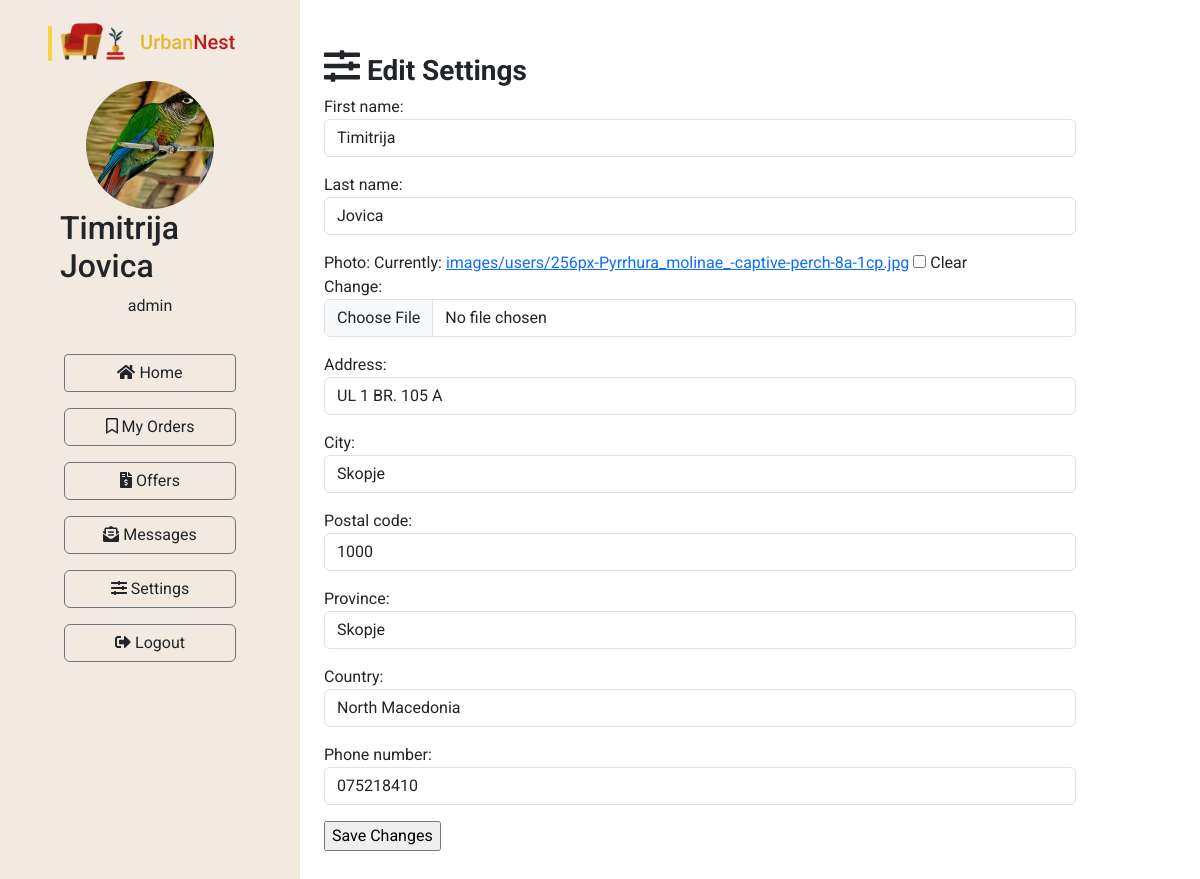
The app's page /edit_settings/ (signed in), older data.
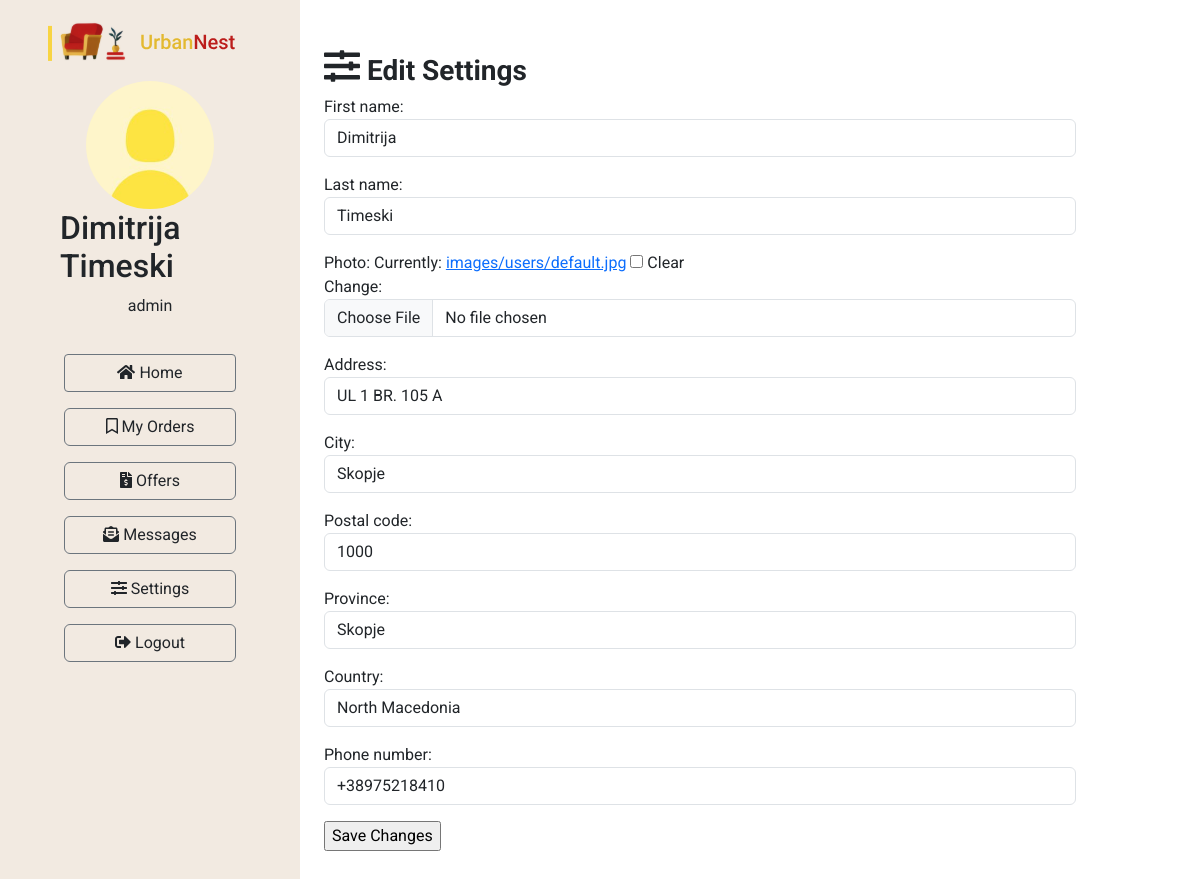
The same page, newer data.
### Furniture/models.py (models this page shows, shortened)
class UrbanNestUser(models.Model):
    user = models.OneToOneField(User, on_delete=models.CASCADE)
    first_name = models.CharField(max_length=100)
    last_name = models.CharField(max_length=100)
    photo = models.ImageField(upload_to='images/users', null=True, blank=True)
    address = models.CharField(max_length=200)
    city = models.CharField(max_length=100)
    postal_code = models.CharField(max_length=100)
    province = models.CharField(max_length=100)
    country = CountryField()
    phone_number = models.CharField(max_length=15)
    shopping_cart = models.ForeignKey('ShoppingCart', on_delete=models.CASCADE, null=True, blank=True)

### Furniture/views.py (the view)
# urls.py: path('edit_settings/', edit_settings, name='edit_settings'),
@login_required
def edit_settings(request):
    user_settings = UrbanNestUser.objects.get(user=request.user)
    if request.method == 'POST':
        form = UrbanNestUserForm(request.POST, request.FILES, instance=user_settings)
        if form.is_valid():
            form = form.save(commit=False)
            if not request.FILES:
                form.photo = 'images/users/default.jpg'
            form.save()
            return redirect(dashboard_home)
    else:
        form = UrbanNestUserForm(instance=user_settings)
    user = UrbanNestUser.objects.get(user=request.user)
    context = {'form': form, 'user': user}
    return render(request, 'registration/edit_settings.html', context=context)

### Furniture/forms.py
class UrbanNestUserForm(forms.ModelForm):
    def __init__(self, *args, **kwargs):
        super(UrbanNestUserForm, self).__init__(*args, **kwargs)
        for field in self.visible_fields():
            field.field.widget.attrs['class'] = 'form-control'
    class Meta:
        model = UrbanNestUser
        fields = (
            "first_name",
            "last_name",
            "photo",
            "address",
            "city",
            "postal_code",
            "province",
            "country",
            "phone_number",
        )

### Furniture/templates/registration/edit_settings.html (shortened to what this page needs)
{% extends "dashboard/base-dashboard.html" %}
{% block content %}
<div class="container py-5">
    <h3><strong><i
            class='fas fa-sliders-h' style='font-size:36px'></i> Edit Settings</strong></h3>
    <form method="post" enctype="multipart/form-data">
        {{ form.as_p }}
        <input type="submit" value="Save Changes">
    </form>
</div>
{% endblock %}

### Furniture/templates/dashboard/base-dashboard.html (shortened to what this page needs)
<!DOCTYPE html>
<html lang="en">
<head>
    <link rel="stylesheet" href="https://cdn.jsdelivr.net/npm/bootstrap@5.3.0/dist/css/bootstrap.min.css">
    <link rel="stylesheet"
          href="https://cdn.jsdelivr.net/npm/@fortawesome/fontawesome-free@6.2.1/css/fontawesome.min.css"
>
</head>
<body>
<div style="min-height: 100vh;">
    <div class="row d-flex align-items-stretch p-0 m-0">
        <div class="py-3 px-5 col-md-3" style="background: #F2EAE1; min-height: 100vh;">
            <a href="{% url 'index' %}">
                <div>
                </div>
            </a>
            <div class="pt-3 container d-flex flex-column align-items-center justify-content-center mb-1">
                {% if user.photo %}
                <img src="{{ MEDIA_URL }}{{ user.photo.url }}" alt="" class="rounded-circle"
                     style="width: 128px; height: 128px;">
                {% endif %}
                <h2>{{ user.first_name }} {{ user.last_name }}</h2>
                <p>{{ user.user.username }}</p>
            </div>
            <div class="d-flex flex-column justify-content-center px-3 gap-3 py-3">
                <a href="{% url 'dashboard_home' %}" class="text-decoration-none text-reset btn btn-outline-secondary"
                   style="border-radius: 4px;"><i class="fas fa-home"></i> Home</a>
                <a href="{% url 'my_orders' %}" class="text-decoration-none text-reset btn btn-outline-secondary"><i
                        class='far fa-bookmark'></i> My
                    Orders</a>
                <a href="{% url 'offers' %}" class="text-decoration-none text-reset btn btn-outline-secondary"><i
                        class='fas fa-file-invoice-dollar'></i> Offers</a>
                <a href="{% url 'dashboard_messages' %}"
                   class="text-decoration-none text-reset btn btn-outline-secondary"><i
                        class='fas fa-envelope-open-text'></i> Messages</a>
                <a href="{% url 'edit_settings' %}" class="text-decoration-none text-reset btn btn-outline-secondary"><i
                        class='fas fa-sliders-h'></i> Settings</a>
                <a href="{% url 'logout' %}" class="text-decoration-none text-reset btn btn-outline-secondary"><i
                        class="fas fa-sign-out-alt"></i> Logout</a>
            </div>
        </div>
        <div class="col-md-8 white">
            {% block content %}{% endblock %}
        </div>
    </div>
</div>
</body>
</html>

Row changes from the older to the newer data that the page shows:
changed UrbanNestUser "UL 1 BR. 105 A": photo: picture removed, a placeholder shows; first_name "Timitrija" → "Dimitrija"; last_name "Jovica" → "Timeski"; phone_number "075218410" → "+38975218410"
Text that changed along with them:
text no longer shown: "First name: Last name: Photo: Currently: images/users/256px-Pyrrhura_molinae_-captive-perch-8a-1cp.jpg Clear Change: Address: City: Postal code: Province: Country: Phone number:"
text now shown: "First name: Last name: Photo: Currently: images/users/default.jpg Clear Change: Address: City: Postal code: Province: Country: Phone number:"
